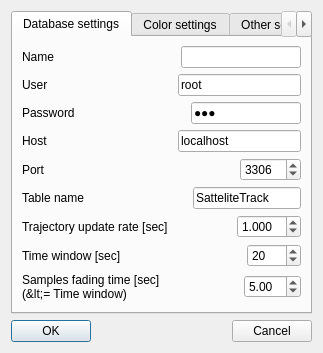
<?xml version="1.0" encoding="UTF-8"?>
<ui version="4.0">
 <class>satTrajDialog</class>
 <widget class="QWidget" name="satTrajDialog">
  <property name="geometry">
   <rect>
    <x>0</x>
    <y>0</y>
    <width>323</width>
    <height>343</height>
   </rect>
  </property>
  <property name="windowTitle">
   <string>Satellite trajectories dialog</string>
  </property>
  <layout class="QVBoxLayout" name="verticalLayout_4">
   <item>
    <widget class="QTabWidget" name="tabWidget">
     <property name="currentIndex">
      <number>0</number>
     </property>
     <widget class="QWidget" name="dbs_tab">
      <attribute name="title">
       <string>Database settings</string>
      </attribute>
      <layout class="QVBoxLayout" name="verticalLayout">
       <item>
        <layout class="QHBoxLayout" name="horizontalLayout_3">
         <item>
          <widget class="QLabel" name="label_3">
           <property name="text">
            <string>Name</string>
           </property>
          </widget>
         </item>
         <item>
          <spacer name="horizontalSpacer_3">
           <property name="orientation">
            <enum>Qt::Horizontal</enum>
           </property>
           <property name="sizeHint" stdset="0">
            <size>
             <width>40</width>
             <height>20</height>
            </size>
           </property>
          </spacer>
         </item>
         <item>
          <widget class="QLineEdit" name="db_name">
           <property name="text">
            <string></string>
           </property>
           <property name="maxLength">
            <number>64</number>
           </property>
          </widget>
         </item>
        </layout>
       </item>
       <item>
        <layout class="QHBoxLayout" name="horizontalLayout_10">
         <item>
          <widget class="QLabel" name="label_9">
           <property name="text">
            <string>User</string>
           </property>
          </widget>
         </item>
         <item>
          <spacer name="horizontalSpacer_10">
           <property name="orientation">
            <enum>Qt::Horizontal</enum>
           </property>
           <property name="sizeHint" stdset="0">
            <size>
             <width>40</width>
             <height>20</height>
            </size>
           </property>
          </spacer>
         </item>
         <item>
          <widget class="QLineEdit" name="db_user">
           <property name="text">
            <string>root</string>
           </property>
           <property name="maxLength">
            <number>64</number>
           </property>
          </widget>
         </item>
        </layout>
       </item>
       <item>
        <layout class="QHBoxLayout" name="horizontalLayout_11">
         <item>
          <widget class="QLabel" name="label_10">
           <property name="text">
            <string>Password</string>
           </property>
          </widget>
         </item>
         <item>
          <spacer name="horizontalSpacer_11">
           <property name="orientation">
            <enum>Qt::Horizontal</enum>
           </property>
           <property name="sizeHint" stdset="0">
            <size>
             <width>40</width>
             <height>20</height>
            </size>
           </property>
          </spacer>
         </item>
         <item>
          <widget class="QLineEdit" name="db_pass">
           <property name="text">
            <string>888</string>
           </property>
           <property name="maxLength">
            <number>64</number>
           </property>
           <property name="echoMode">
            <enum>QLineEdit::Password</enum>
           </property>
          </widget>
         </item>
        </layout>
       </item>
       <item>
        <layout class="QHBoxLayout" name="horizontalLayout_12">
         <item>
          <widget class="QLabel" name="label_11">
           <property name="text">
            <string>Host</string>
           </property>
          </widget>
         </item>
         <item>
          <spacer name="horizontalSpacer_12">
           <property name="orientation">
            <enum>Qt::Horizontal</enum>
           </property>
           <property name="sizeHint" stdset="0">
            <size>
             <width>40</width>
             <height>20</height>
            </size>
           </property>
          </spacer>
         </item>
         <item>
          <widget class="QLineEdit" name="db_host">
           <property name="text">
            <string>localhost</string>
           </property>
           <property name="maxLength">
            <number>64</number>
           </property>
          </widget>
         </item>
        </layout>
       </item>
       <item>
        <layout class="QHBoxLayout" name="horizontalLayout_14">
         <item>
          <widget class="QLabel" name="label_13">
           <property name="text">
            <string>Port</string>
           </property>
          </widget>
         </item>
         <item>
          <spacer name="horizontalSpacer_14">
           <property name="orientation">
            <enum>Qt::Horizontal</enum>
           </property>
           <property name="sizeHint" stdset="0">
            <size>
             <width>40</width>
             <height>20</height>
            </size>
           </property>
          </spacer>
         </item>
         <item>
          <widget class="QSpinBox" name="db_port">
           <property name="wrapping">
            <bool>true</bool>
           </property>
           <property name="accelerated">
            <bool>true</bool>
           </property>
           <property name="minimum">
            <number>0</number>
           </property>
           <property name="maximum">
            <number>65535</number>
           </property>
           <property name="value">
            <number>3306</number>
           </property>
          </widget>
         </item>
        </layout>
       </item>
       <item>
        <layout class="QHBoxLayout" name="horizontalLayout_13">
         <item>
          <widget class="QLabel" name="label_12">
           <property name="text">
            <string>Table name</string>
           </property>
          </widget>
         </item>
         <item>
          <spacer name="horizontalSpacer_13">
           <property name="orientation">
            <enum>Qt::Horizontal</enum>
           </property>
           <property name="sizeHint" stdset="0">
            <size>
             <width>40</width>
             <height>20</height>
            </size>
           </property>
          </spacer>
         </item>
         <item>
          <widget class="QLineEdit" name="db_table">
           <property name="text">
            <string>SatteliteTrack</string>
           </property>
           <property name="maxLength">
            <number>64</number>
           </property>
          </widget>
         </item>
        </layout>
       </item>
       <item>
        <layout class="QHBoxLayout" name="horizontalLayout_4">
         <item>
          <widget class="QLabel" name="label_4">
           <property name="text">
            <string>Trajectory update rate [sec]</string>
           </property>
          </widget>
         </item>
         <item>
          <spacer name="horizontalSpacer_4">
           <property name="orientation">
            <enum>Qt::Horizontal</enum>
           </property>
           <property name="sizeHint" stdset="0">
            <size>
             <width>40</width>
             <height>20</height>
            </size>
           </property>
          </spacer>
         </item>
         <item>
          <widget class="QDoubleSpinBox" name="tr_upd">
           <property name="decimals">
            <number>3</number>
           </property>
           <property name="minimum">
            <double>0.100000000000000</double>
           </property>
           <property name="singleStep">
            <double>0.500000000000000</double>
           </property>
           <property name="value">
            <double>1.000000000000000</double>
           </property>
          </widget>
         </item>
        </layout>
       </item>
       <item>
        <layout class="QHBoxLayout" name="horizontalLayout_16">
         <item>
          <widget class="QLabel" name="label_15">
           <property name="text">
            <string>Time window [sec]</string>
           </property>
          </widget>
         </item>
         <item>
          <spacer name="horizontalSpacer_16">
           <property name="orientation">
            <enum>Qt::Horizontal</enum>
           </property>
           <property name="sizeHint" stdset="0">
            <size>
             <width>40</width>
             <height>20</height>
            </size>
           </property>
          </spacer>
         </item>
         <item>
          <widget class="QSpinBox" name="tWin">
           <property name="minimum">
            <number>1</number>
           </property>
           <property name="maximum">
            <number>9999</number>
           </property>
           <property name="value">
            <number>20</number>
           </property>
          </widget>
         </item>
        </layout>
       </item>
       <item>
        <layout class="QHBoxLayout" name="horizontalLayout_19">
         <item>
          <widget class="QLabel" name="label_18">
           <property name="text">
            <string>Samples fading time [sec]
(&lt;= Time window)</string>
           </property>
          </widget>
         </item>
         <item>
          <spacer name="horizontalSpacer_19">
           <property name="orientation">
            <enum>Qt::Horizontal</enum>
           </property>
           <property name="sizeHint" stdset="0">
            <size>
             <width>40</width>
             <height>20</height>
            </size>
           </property>
          </spacer>
         </item>
         <item>
          <widget class="QDoubleSpinBox" name="tw_samples">
           <property name="value">
            <double>5.000000000000000</double>
           </property>
          </widget>
         </item>
        </layout>
       </item>
      </layout>
     </widget>
     <widget class="QWidget" name="cs_tab">
      <attribute name="title">
       <string>Color settings</string>
      </attribute>
      <layout class="QVBoxLayout" name="verticalLayout_2">
       <item>
        <layout class="QHBoxLayout" name="horizontalLayout">
         <item>
          <widget class="QLabel" name="label">
           <property name="text">
            <string>Text color</string>
           </property>
          </widget>
         </item>
         <item>
          <spacer name="horizontalSpacer">
           <property name="orientation">
            <enum>Qt::Horizontal</enum>
           </property>
           <property name="sizeHint" stdset="0">
            <size>
             <width>40</width>
             <height>20</height>
            </size>
           </property>
          </spacer>
         </item>
         <item>
          <widget class="QPushButton" name="textcolorbutton">
           <property name="acceptDrops">
            <bool>false</bool>
           </property>
          </widget>
         </item>
        </layout>
       </item>
       <item>
        <layout class="QHBoxLayout" name="horizontalLayout_2">
         <item>
          <widget class="QLabel" name="label_2">
           <property name="text">
            <string>Measurement color</string>
           </property>
          </widget>
         </item>
         <item>
          <spacer name="horizontalSpacer_2">
           <property name="orientation">
            <enum>Qt::Horizontal</enum>
           </property>
           <property name="sizeHint" stdset="0">
            <size>
             <width>40</width>
             <height>20</height>
            </size>
           </property>
          </spacer>
         </item>
         <item>
          <widget class="QPushButton" name="l0colorbutton">
           <property name="acceptDrops">
            <bool>false</bool>
           </property>
          </widget>
         </item>
        </layout>
       </item>
       <item>
        <layout class="QHBoxLayout" name="horizontalLayout_6">
         <item>
          <widget class="QLabel" name="label_5">
           <property name="text">
            <string>Target designation color</string>
           </property>
          </widget>
         </item>
         <item>
          <spacer name="horizontalSpacer_6">
           <property name="orientation">
            <enum>Qt::Horizontal</enum>
           </property>
           <property name="sizeHint" stdset="0">
            <size>
             <width>40</width>
             <height>20</height>
            </size>
           </property>
          </spacer>
         </item>
         <item>
          <widget class="QPushButton" name="l1colorbutton">
           <property name="acceptDrops">
            <bool>false</bool>
           </property>
          </widget>
         </item>
        </layout>
       </item>
       <item>
        <layout class="QHBoxLayout" name="horizontalLayout_7">
         <item>
          <widget class="QLabel" name="label_6">
           <property name="text">
            <string>Reference trajectory color</string>
           </property>
          </widget>
         </item>
         <item>
          <spacer name="horizontalSpacer_7">
           <property name="orientation">
            <enum>Qt::Horizontal</enum>
           </property>
           <property name="sizeHint" stdset="0">
            <size>
             <width>40</width>
             <height>20</height>
            </size>
           </property>
          </spacer>
         </item>
         <item>
          <widget class="QPushButton" name="l2colorbutton">
           <property name="acceptDrops">
            <bool>false</bool>
           </property>
          </widget>
         </item>
        </layout>
       </item>
       <item>
        <layout class="QHBoxLayout" name="horizontalLayout_8">
         <item>
          <widget class="QLabel" name="label_7">
           <property name="text">
            <string>Estimation color</string>
           </property>
          </widget>
         </item>
         <item>
          <spacer name="horizontalSpacer_8">
           <property name="orientation">
            <enum>Qt::Horizontal</enum>
           </property>
           <property name="sizeHint" stdset="0">
            <size>
             <width>40</width>
             <height>20</height>
            </size>
           </property>
          </spacer>
         </item>
         <item>
          <widget class="QPushButton" name="l3colorbutton">
           <property name="acceptDrops">
            <bool>false</bool>
           </property>
          </widget>
         </item>
        </layout>
       </item>
       <item>
        <layout class="QHBoxLayout" name="horizontalLayout_9">
         <item>
          <widget class="QLabel" name="label_8">
           <property name="text">
            <string>Debug color</string>
           </property>
          </widget>
         </item>
         <item>
          <spacer name="horizontalSpacer_9">
           <property name="orientation">
            <enum>Qt::Horizontal</enum>
           </property>
           <property name="sizeHint" stdset="0">
            <size>
             <width>40</width>
             <height>20</height>
            </size>
           </property>
          </spacer>
         </item>
         <item>
          <widget class="QPushButton" name="l4colorbutton">
           <property name="acceptDrops">
            <bool>false</bool>
           </property>
          </widget>
         </item>
        </layout>
       </item>
       <item>
        <layout class="QHBoxLayout" name="horizontalLayout_15">
         <item>
          <widget class="QLabel" name="label_14">
           <property name="text">
            <string>Antenna color</string>
           </property>
          </widget>
         </item>
         <item>
          <spacer name="horizontalSpacer_15">
           <property name="orientation">
            <enum>Qt::Horizontal</enum>
           </property>
           <property name="sizeHint" stdset="0">
            <size>
             <width>40</width>
             <height>20</height>
            </size>
           </property>
          </spacer>
         </item>
         <item>
          <widget class="QPushButton" name="l5colorbutton">
           <property name="acceptDrops">
            <bool>false</bool>
           </property>
          </widget>
         </item>
        </layout>
       </item>
      </layout>
     </widget>
     <widget class="QWidget" name="os_tab">
      <attribute name="title">
       <string>Other settings</string>
      </attribute>
      <layout class="QVBoxLayout" name="verticalLayout_3">
       <item>
        <layout class="QHBoxLayout" name="horizontalLayout_17">
         <item>
          <widget class="QLabel" name="label_16">
           <property name="text">
            <string>Azimuth step [ang sec]</string>
           </property>
          </widget>
         </item>
         <item>
          <spacer name="horizontalSpacer_17">
           <property name="orientation">
            <enum>Qt::Horizontal</enum>
           </property>
           <property name="sizeHint" stdset="0">
            <size>
             <width>40</width>
             <height>20</height>
            </size>
           </property>
          </spacer>
         </item>
         <item>
          <widget class="QSpinBox" name="az_step_sb">
           <property name="accelerated">
            <bool>true</bool>
           </property>
           <property name="maximum">
            <number>999999</number>
           </property>
           <property name="value">
            <number>360</number>
           </property>
          </widget>
         </item>
        </layout>
       </item>
       <item>
        <layout class="QHBoxLayout" name="horizontalLayout_18">
         <item>
          <widget class="QLabel" name="label_17">
           <property name="text">
            <string>Zenith angle step [ang sec]</string>
           </property>
          </widget>
         </item>
         <item>
          <spacer name="horizontalSpacer_18">
           <property name="orientation">
            <enum>Qt::Horizontal</enum>
           </property>
           <property name="sizeHint" stdset="0">
            <size>
             <width>40</width>
             <height>20</height>
            </size>
           </property>
          </spacer>
         </item>
         <item>
          <widget class="QSpinBox" name="za_step_sb">
           <property name="maximum">
            <number>999999</number>
           </property>
           <property name="value">
            <number>360</number>
           </property>
          </widget>
         </item>
        </layout>
       </item>
       <item>
        <layout class="QHBoxLayout" name="horizontalLayout_20">
         <item>
          <widget class="QLabel" name="label_19">
           <property name="text">
            <string>Sync period [sec]</string>
           </property>
          </widget>
         </item>
         <item>
          <spacer name="horizontalSpacer_20">
           <property name="orientation">
            <enum>Qt::Horizontal</enum>
           </property>
           <property name="sizeHint" stdset="0">
            <size>
             <width>40</width>
             <height>20</height>
            </size>
           </property>
          </spacer>
         </item>
         <item>
          <widget class="QDoubleSpinBox" name="sync_period_sb">
           <property name="accelerated">
            <bool>true</bool>
           </property>
           <property name="minimum">
            <double>0.050000000000000</double>
           </property>
           <property name="singleStep">
            <double>0.100000000000000</double>
           </property>
           <property name="value">
            <double>2.000000000000000</double>
           </property>
          </widget>
         </item>
        </layout>
       </item>
       <item>
        <widget class="QCheckBox" name="ant_extr_chb">
         <property name="mouseTracking">
          <bool>false</bool>
         </property>
         <property name="text">
          <string>Use antenna trajectory extrapolation
(extrapolation time = 1.2* DB upd period)</string>
         </property>
        </widget>
       </item>
       <item>
        <widget class="QCheckBox" name="good_sample_chb">
         <property name="text">
          <string>Enable good samples (experimental)</string>
         </property>
        </widget>
       </item>
       <item>
        <widget class="QCheckBox" name="shm_chb">
         <property name="toolTip">
          <string>&lt;html&gt;&lt;head/&gt;&lt;body&gt;&lt;p&gt;Use when running complex on the same machine,&lt;br/&gt;also NTP sync is advised&lt;/p&gt;&lt;/body&gt;&lt;/html&gt;</string>
         </property>
         <property name="text">
          <string>Enable shm data transfer (experimental)</string>
         </property>
        </widget>
       </item>
       <item>
        <spacer name="verticalSpacer">
         <property name="orientation">
          <enum>Qt::Vertical</enum>
         </property>
         <property name="sizeHint" stdset="0">
          <size>
           <width>20</width>
           <height>40</height>
          </size>
         </property>
        </spacer>
       </item>
      </layout>
     </widget>
    </widget>
   </item>
   <item>
    <layout class="QHBoxLayout" name="horizontalLayout_5">
     <item>
      <widget class="QPushButton" name="okButton">
       <property name="text">
        <string>OK</string>
       </property>
       <property name="default">
        <bool>true</bool>
       </property>
      </widget>
     </item>
     <item>
      <spacer name="horizontalSpacer_5">
       <property name="orientation">
        <enum>Qt::Horizontal</enum>
       </property>
       <property name="sizeHint" stdset="0">
        <size>
         <width>40</width>
         <height>20</height>
        </size>
       </property>
      </spacer>
     </item>
     <item>
      <widget class="QPushButton" name="cancelButton">
       <property name="text">
        <string>Cancel</string>
       </property>
       <property name="default">
        <bool>false</bool>
       </property>
      </widget>
     </item>
    </layout>
   </item>
  </layout>
 </widget>
 <tabstops>
  <tabstop>tr_upd</tabstop>
  <tabstop>okButton</tabstop>
  <tabstop>cancelButton</tabstop>
 </tabstops>
 <resources/>
 <connections/>
</ui>
